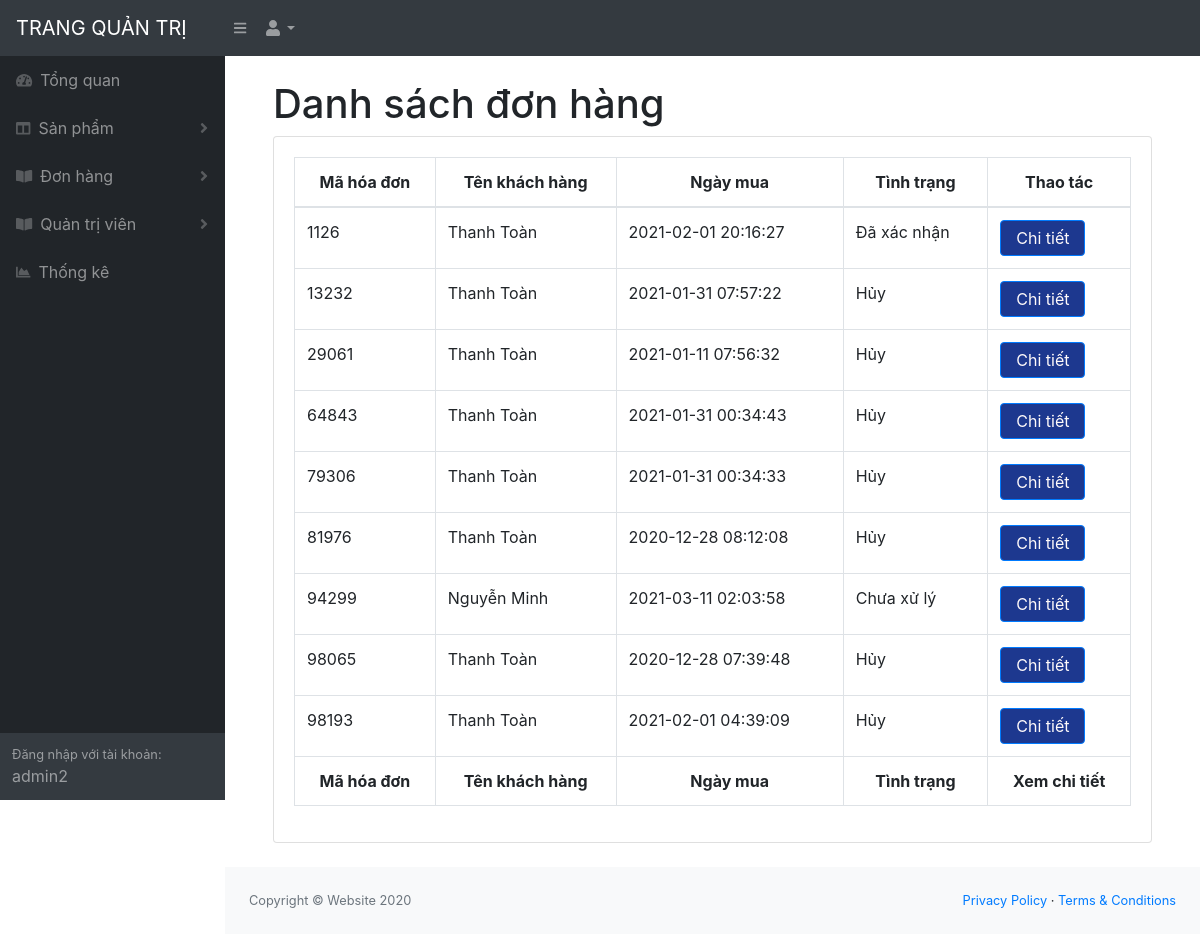
/quan_tri/index.php?menu=hoa_don (signed in), run on the app's committed database.
### tables this page shows
CREATE TABLE `hoa_don` (
  `mahd` int(11) NOT NULL,
  `email` varchar(255) NOT NULL,
  `ngay_mua` timestamp NULL DEFAULT current_timestamp(),
  `tinh_trang` varchar(255) DEFAULT NULL
);

CREATE TABLE `thanh_vien` (
  `id` int(11) NOT NULL,
  `email` varchar(255) NOT NULL,
  `password` varchar(255) NOT NULL,
  `hoten` varchar(60) NOT NULL,
  `sdt` int(11) NOT NULL,
  `diachi` varchar(100) NOT NULL
);

### quan_tri/chuc_nang/hoa_don/hoa_don.php (the view, shortened to what this page needs)
<div class="container-fluid">
    <h1 class="mt-4">Danh sách đơn hàng</h1>
    <div class="card mb-4">
        <div class="card-body">
            <div class="table-responsive">
                <table class="table table-bordered" id="dataTable" width="100%" cellspacing="0">
                    <thead>
                        <tr class="text-center">
                            <th>Mã hóa đơn</th>
                            <th>Tên khách hàng</th>
                            <th>Ngày mua</th>
                            <th>Tình trạng</th>
                            <th>Thao tác</th>
                        </tr>
                    </thead>
                    <tfoot>
                        <tr class="text-center">
                            <th>Mã hóa đơn</th>
                            <th>Tên khách hàng</th>
                            <th>Ngày mua</th>
                            <th>Tình trạng</th>
                            <th>Xem chi tiết</th>
                        </tr>
                    </tfoot>
                    <tbody>
                        <?php
							include('../connect.php');
							$sl="select * from hoa_don join thanh_vien on hoa_don.email = thanh_vien.email";
							$exec= mysqli_query($connect, $sl);
							while($row=mysqli_fetch_array($exec)){
                        ?>
                            <tr>
                                <td><?php echo $row['mahd']; ?></td>
                            	<td><?php echo $row['hoten']; ?></td>
                            	<td><?php echo $row['ngay_mua']; ?></td>
                            	<td><?php echo $row['tinh_trang']; ?></td>
                            	<td><a class="btn btn-primary" style="text-decoration: none; padding: 5px 15px; background-color: #1D388F; color: #fffafa;" href="?menu=chi_tiet_hoa_don&ma_hoadon=<?php echo $row['mahd']; ?>">Chi tiết</a></td>
                            </tr>
                        <?php
                            }
                        ?>
                    </tbody>
                </table>
            </div>
        </div>
    </div>
</div>

### data on the page
hoa_don: mahd "1126", thanh_vien.hoten "Thanh Toàn", ngay_mua "2021-02-01 20:16:27", tinh_trang "Đã xác nhận"
hoa_don: mahd "13232", thanh_vien.hoten "Thanh Toàn", ngay_mua "2021-01-31 07:57:22", tinh_trang "Hủy"
hoa_don: mahd "29061", thanh_vien.hoten "Thanh Toàn", ngay_mua "2021-01-11 07:56:32", tinh_trang "Hủy"
hoa_don: mahd "64843", thanh_vien.hoten "Thanh Toàn", ngay_mua "2021-01-31 00:34:43", tinh_trang "Hủy"
hoa_don: mahd "79306", thanh_vien.hoten "Thanh Toàn", ngay_mua "2021-01-31 00:34:33", tinh_trang "Hủy"
hoa_don: mahd "81976", thanh_vien.hoten "Thanh Toàn", ngay_mua "2020-12-28 08:12:08", tinh_trang "Hủy"
hoa_don: mahd "94299", thanh_vien.hoten "Nguyễn Minh", ngay_mua "2021-03-11 02:03:58", tinh_trang "Chưa xử lý"
hoa_don: mahd "98065", thanh_vien.hoten "Thanh Toàn", ngay_mua "2020-12-28 07:39:48", tinh_trang "Hủy"
hoa_don: mahd "98193", thanh_vien.hoten "Thanh Toàn", ngay_mua "2021-02-01 04:39:09", tinh_trang "Hủy"

### other printed values
$_SESSION['user'] "admin2"
